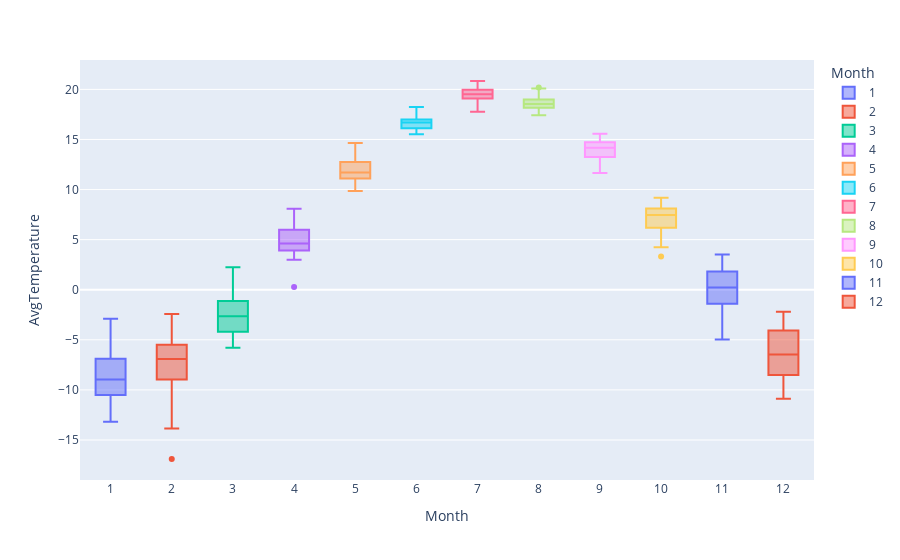

Here is the notebook cell this chart was saved with:
### Markdown cell above
### Let's use a Box Plot for analyzing the same data

### Code cell
px.box(data_canada, x = "Month", y = "AvgTemperature", color = "Month")

### Figure 1 — Plotly figure (JSON) as saved in the notebook; plotly's stock layout.template omitted (floating-point values rounded to 4 significant figures)
{"data": [{"alignmentgroup": "True", "hovertemplate": "Month=%{x}<br>AvgTemperature=%{y}<extra></extra>", "legendgroup": "1", "marker": {"color": "#636efa"}, "name": "1", "notched": false, "offsetgroup": "1", "orientation": "v", "showlegend": true, "type": "box", "x": ["1", "1", "1", "1", "1", "1", "1", "1", "1", "1", "1", "1", "1", "1", "1", "1", "1", "1", "1", "1", "1", "1", "1", "1", "1"], "x0": " ", "xaxis": "x", "y": [-7.017, -12.09, -10.98, -8.588, -8.954, -9.243, -5.828, -5.705, -10.29, -12.49, -10.23, -2.889, -6.501, -7.366, -10.79, -6.319, -8.6, -5.596, -7.644, -8.423, -10.42, -9.471, -10.03, -12.4, -13.19], "y0": " ", "yaxis": "y"}, {"alignmentgroup": "True", "hovertemplate": "Month=%{x}<br>AvgTemperature=%{y}<extra></extra>", "legendgroup": "2", "marker": {"color": "#EF553B"}, "name": "2", "notched": false, "offsetgroup": "2", "orientation": "v", "showlegend": true, "type": "box", "x": ["2", "2", "2", "2", "2", "2", "2", "2", "2", "2", "2", "2", "2", "2", "2", "2", "2", "2", "2", "2", "2", "2", "2", "2", "2"], "x0": " ", "xaxis": "x", "y": [-7.863, -7.41, -5.774, -2.422, -4.061, -5.579, -8.858, -4.311, -9.304, -5.796, -5.66, -6.553, -9.739, -7.381, -6.918, -5.28, -7.882, -4.183, -5.208, -10.44, -13.85, -6.689, -8.32, -12.64, -16.9], "y0": " ", "yaxis": "y"}, {"alignmentgroup": "True", "hovertemplate": "Month=%{x}<br>AvgTemperature=%{y}<extra></extra>", "legendgroup": "3", "marker": {"color": "#00cc96"}, "name": "3", "notched": false, "offsetgroup": "3", "orientation": "v", "showlegend": true, "type": "box", "x": ["3", "3", "3", "3", "3", "3", "3", "3", "3", "3", "3", "3", "3", "3", "3", "3", "3", "3", "3", "3", "3", "3", "3", "3", "3"], "x0": " ", "xaxis": "x", "y": [-1.177, -4.441, -4.11, -1.214, -0.7187, 1.333, -1.648, -5.252, -3.489, -0.3203, -1.816, -1.736, -0.9506, -2.642, -3.159, 2.255, -3.668, 2.208, -2.849, -5.791, -2.781, -2.36, -5.703, -4.648, -5.798], "y0": " ", "yaxis": "y"}, {"alignmentgroup": "True", "hovertemplate": "Month=%{x}<br>AvgTemperature=%{y}<extra></extra>", "legendgroup": "4", "marker": {"color": "#ab63fa"}, "name": "4", "notched": false, "offsetgroup": "4", "orientation": "v", "showlegend": true, "type": "box", "x": ["4", "4", "4", "4", "4", "4", "4", "4", "4", "4", "4", "4", "4", "4", "4", "4", "4", "4", "4", "4", "4", "4", "4", "4", "4"], "x0": " ", "xaxis": "x", "y": [3.512, 4.154, 3.552, 7.648, 6.242, 5.319, 5.727, 3.97, 4.623, 5.92, 7.081, 7.714, 4.947, 5.361, 5.669, 8.086, 4.541, 6.147, 2.987, 4.178, 4.457, 3.112, 4.212, 0.2783, 3.724], "y0": " ", "yaxis": "y"}, {"alignmentgroup": "True", "hovertemplate": "Month=%{x}<br>AvgTemperature=%{y}<extra></extra>", "legendgroup": "5", "marker": {"color": "#FFA15A"}, "name": "5", "notched": false, "offsetgroup": "5", "orientation": "v", "showlegend": true, "type": "box", "x": ["5", "5", "5", "5", "5", "5", "5", "5", "5", "5", "5", "5", "5", "5", "5", "5", "5", "5", "5", "5", "5", "5", "5", "5", "5"], "x0": " ", "xaxis": "x", "y": [11.69, 10.04, 10.25, 14.64, 12.99, 11.42, 13.33, 9.896, 11.62, 10.74, 11.07, 12.84, 12.16, 11.29, 11.12, 12.35, 11.4, 12.64, 12.76, 11.72, 12.49, 12.74, 11.52, 13.8, 9.858], "y0": " ", "yaxis": "y"}, {"alignmentgroup": "True", "hovertemplate": "Month=%{x}<br>AvgTemperature=%{y}<extra></extra>", "legendgroup": "6", "marker": {"color": "#19d3f3"}, "name": "6", "notched": false, "offsetgroup": "6", "orientation": "v", "showlegend": true, "type": "box", "x": ["6", "6", "6", "6", "6", "6", "6", "6", "6", "6", "6", "6", "6", "6", "6", "6", "6", "6", "6", "6", "6", "6", "6", "6", "6"], "x0": " ", "xaxis": "x", "y": [18.24, 16.71, 17.43, 16.14, 17.11, 15.53, 16.86, 16.69, 16.9, 15.66, 17.59, 17.55, 17.09, 16.24, 15.97, 16.44, 16.1, 16.69, 16.18, 15.97, 16.56, 16.95, 16.61, 16.76, 16.1], "y0": " ", "yaxis": "y"}, {"alignmentgroup": "True", "hovertemplate": "Month=%{x}<br>AvgTemperature=%{y}<extra></extra>", "legendgroup": "7", "marker": {"color": "#FF6692"}, "name": "7", "notched": false, "offsetgroup": "7", "orientation": "v", "showlegend": true, "type": "box", "x": ["7", "7", "7", "7", "7", "7", "7", "7", "7", "7", "7", "7", "7", "7", "7", "7", "7", "7", "7", "7", "7", "7", "7", "7", "7"], "x0": " ", "xaxis": "x", "y": [19.52, 18.56, 19.15, 19.69, 19.26, 18.67, 18.87, 20.43, 19.92, 19.18, 20, 20.84, 19.97, 19.06, 17.77, 20.04, 19.84, 20.7, 19.1, 19.26, 19.13, 18.83, 19.91, 20.14, 19.57], "y0": " ", "yaxis": "y"}, {"alignmentgroup": "True", "hovertemplate": "Month=%{x}<br>AvgTemperature=%{y}<extra></extra>", "legendgroup": "8", "marker": {"color": "#B6E880"}, "name": "8", "notched": false, "offsetgroup": "8", "orientation": "v", "showlegend": true, "type": "box", "x": ["8", "8", "8", "8", "8", "8", "8", "8", "8", "8", "8", "8", "8", "8", "8", "8", "8", "8", "8", "8", "8", "8", "8", "8", "8"], "x0": " ", "xaxis": "x", "y": [18.18, 19.0, 18.16, 19.85, 18.52, 18.18, 20.19, 18.81, 20.09, 17.42, 18.7, 18.53, 17.96, 18.25, 18.41, 18.54, 18.97, 19.43, 18.79, 18.48, 18.78, 18.31, 17.91, 19.25, 17.5], "y0": " ", "yaxis": "y"}, {"alignmentgroup": "True", "hovertemplate": "Month=%{x}<br>AvgTemperature=%{y}<extra></extra>", "legendgroup": "9", "marker": {"color": "#FF97FF"}, "name": "9", "notched": false, "offsetgroup": "9", "orientation": "v", "showlegend": true, "type": "box", "x": ["9", "9", "9", "9", "9", "9", "9", "9", "9", "9", "9", "9", "9", "9", "9", "9", "9", "9", "9", "9", "9", "9", "9", "9", "9"], "x0": " ", "xaxis": "x", "y": [13.28, 13.58, 14.37, 15.03, 14.67, 13.17, 14.8, 15.06, 14.68, 14.03, 14.67, 13.92, 14.17, 14.0, 15.56, 13.05, 15.52, 14.57, 14.9, 12.62, 14.13, 13.09, 14.28, 11.66, 12.69], "y0": " ", "yaxis": "y"}, {"alignmentgroup": "True", "hovertemplate": "Month=%{x}<br>AvgTemperature=%{y}<extra></extra>", "legendgroup": "10", "marker": {"color": "#FECB52"}, "name": "10", "notched": false, "offsetgroup": "10", "orientation": "v", "showlegend": true, "type": "box", "x": ["10", "10", "10", "10", "10", "10", "10", "10", "10", "10", "10", "10", "10", "10", "10", "10", "10", "10", "10", "10", "10", "10", "10", "10", "10"], "x0": " ", "xaxis": "x", "y": [8.368, 6.603, 6.763, 8.253, 7.039, 7.924, 7.589, 4.975, 8.047, 7.476, 8.463, 6.342, 9.176, 7.628, 5.384, 8.342, 8.599, 6.706, 7.464, 7.501, 5.747, 5.526, 7.448, 3.315, 4.248], "y0": " ", "yaxis": "y"}, {"alignmentgroup": "True", "hovertemplate": "Month=%{x}<br>AvgTemperature=%{y}<extra></extra>", "legendgroup": "11", "marker": {"color": "#636efa"}, "name": "11", "notched": false, "offsetgroup": "11", "orientation": "v", "showlegend": true, "type": "box", "x": ["11", "11", "11", "11", "11", "11", "11", "11", "11", "11", "11", "11", "11", "11", "11", "11", "11", "11", "11", "11", "11", "11", "11", "11", "11"], "x0": " ", "xaxis": "x", "y": [-2.267, -3.655, 0.2223, 1.045, 3.147, 0.2085, 3.125, 0.7013, -0.977, 1.903, 1.789, 0.252, 0.3207, 1.876, 3.513, -0.2033, 1.539, -0.9452, -1.099, -4.972, -0.03667, 1.976, -4.302, -4.098, -3.613], "y0": " ", "yaxis": "y"}, {"alignmentgroup": "True", "hovertemplate": "Month=%{x}<br>AvgTemperature=%{y}<extra></extra>", "legendgroup": "12", "marker": {"color": "#EF553B"}, "name": "12", "notched": false, "offsetgroup": "12", "orientation": "v", "showlegend": true, "type": "box", "x": ["12", "12", "12", "12", "12", "12", "12", "12", "12", "12", "12", "12", "12", "12", "12", "12", "12", "12", "12", "12", "12", "12", "12", "12", "12"], "x0": " ", "xaxis": "x", "y": [-8.743, -6.912, -3.066, -3.692, -2.468, -9.714, -3.515, -5.222, -4.257, -5.986, -4.636, -2.508, -7.038, -8.964, -7.972, -6.472, -2.192, -6.347, -9.451, -6.943, -4.192, -10.3, -10.89, -8.439, -8.302], "y0": " ", "yaxis": "y"}], "layout": {"boxmode": "overlay", "legend": {"title": {"text": "Month"}, "tracegroupgap": 0}, "margin": {"t": 60}, "xaxis": {"anchor": "y", "categoryarray": ["1", "2", "3", "4", "5", "6", "7", "8", "9", "10", "11", "12"], "categoryorder": "array", "domain": [0, 1], "title": {"text": "Month"}}, "yaxis": {"anchor": "x", "domain": [0, 1], "title": {"text": "AvgTemperature"}}}}
